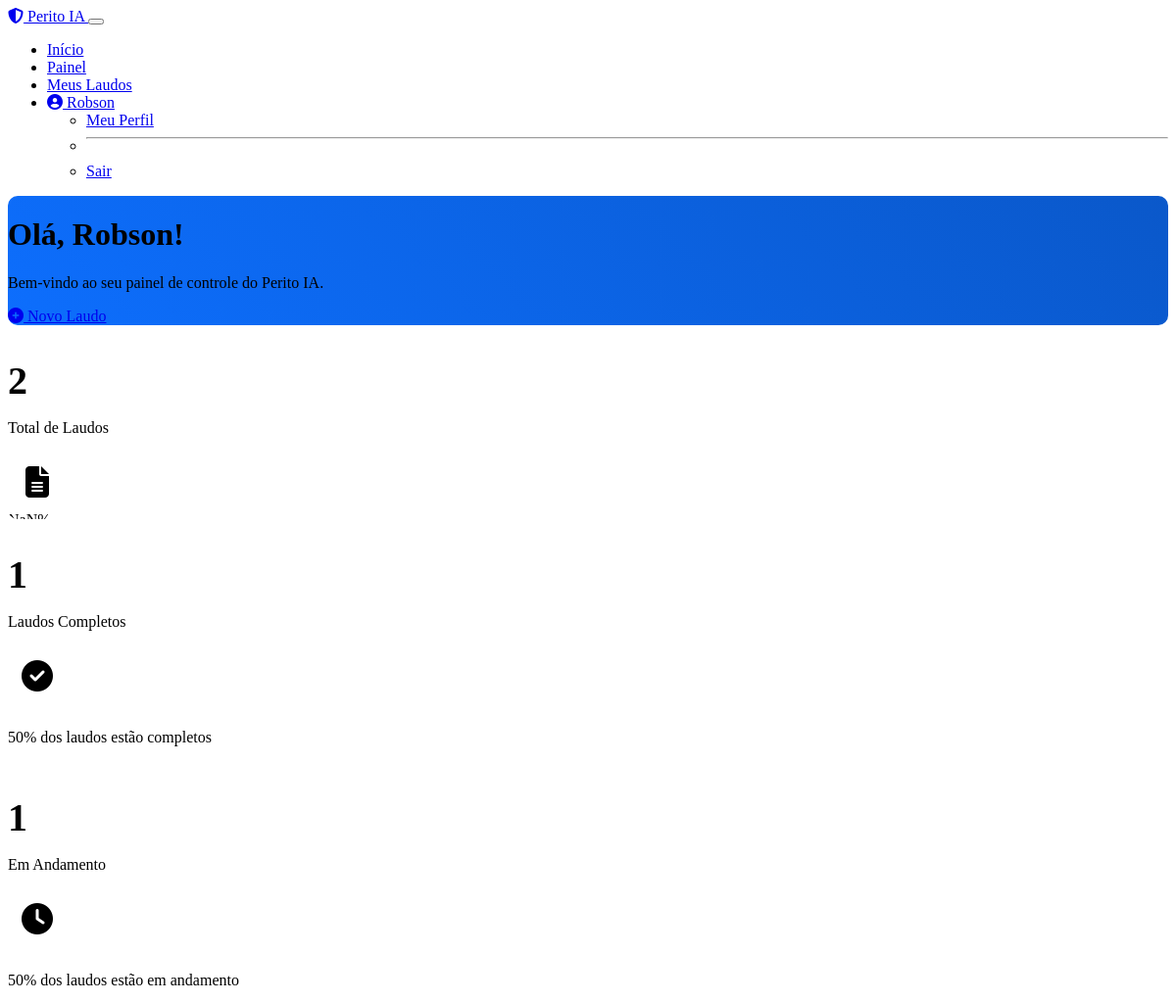
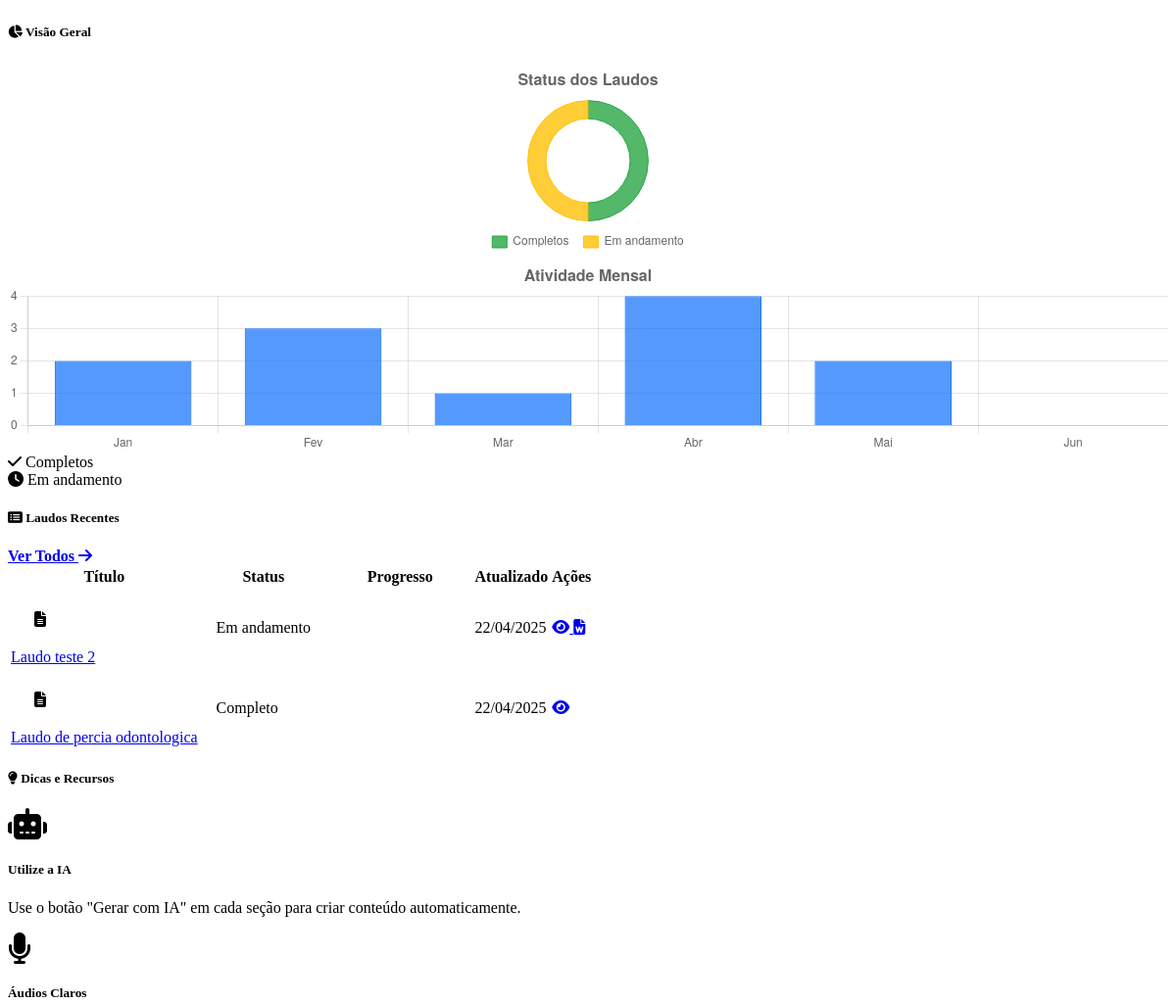
Page /dashboard (signed in, upper part) on the earlier database version (2 pictures, top to bottom).
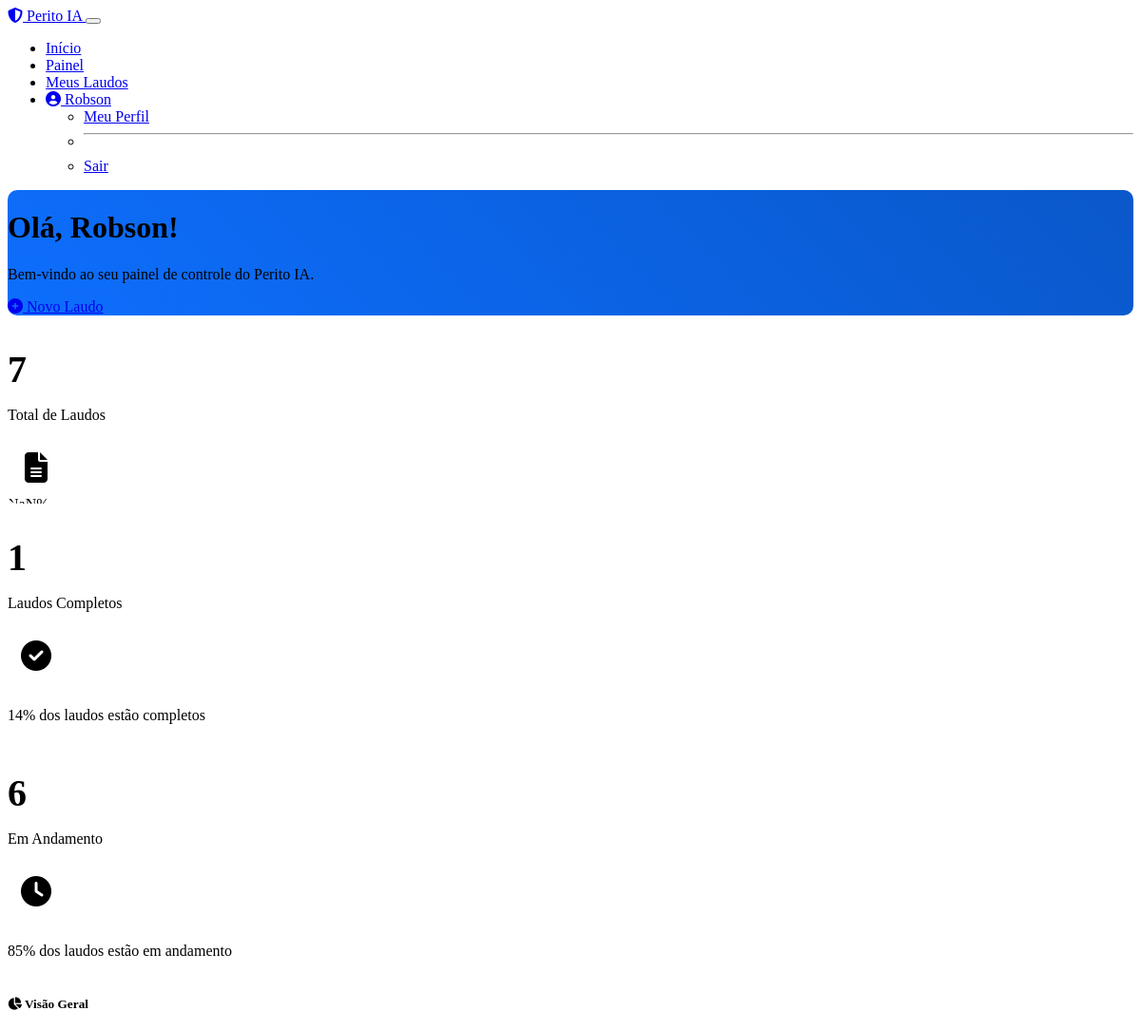
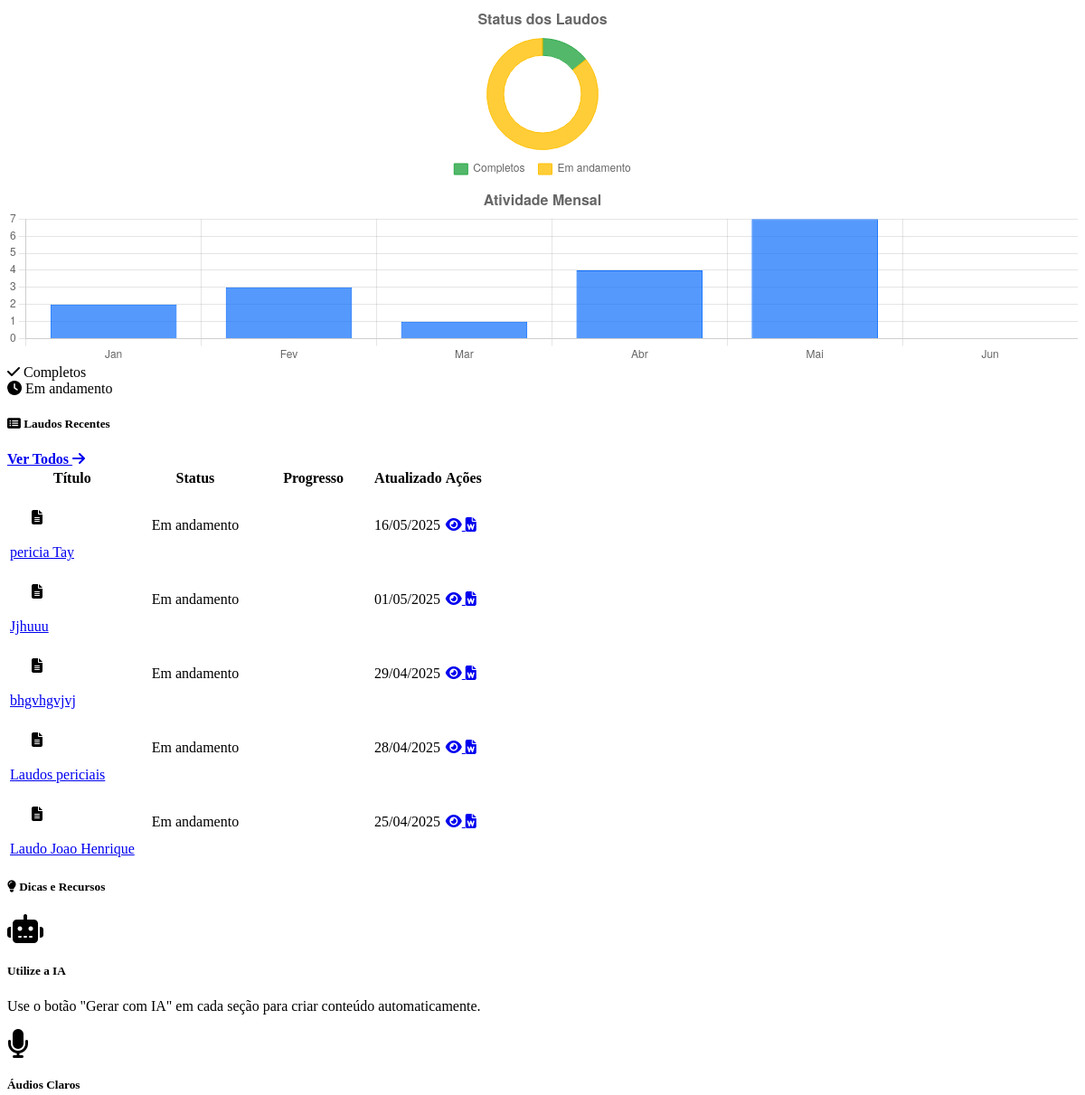
Same page on the later database version (2 pictures, top to bottom).
### models.py (models this page shows, shortened)
class Laudo(db.Model):
    id = db.Column(db.Integer, primary_key=True)
    title = db.Column(db.String(200), nullable=False)
    user_id = db.Column(db.Integer, db.ForeignKey('user.id'), nullable=False)
    created_at = db.Column(db.DateTime, default=datetime.utcnow)
    updated_at = db.Column(db.DateTime, default=datetime.utcnow, onupdate=datetime.utcnow)
    status = db.Column(db.String(20), default='incompleto')  # incompleto, completo
    current_stage = db.Column(db.String(50), default='inicio')  # para acompanhar o progresso
    secoes = db.relationship('LaudoSecao', backref='laudo', lazy='dynamic', cascade="all, delete-orphan")
    arquivos = db.relationship('Arquivo', backref='laudo', lazy='dynamic', cascade="all, delete-orphan")

### routes.py (the view)
@app.route('/dashboard')
@login_required
def dashboard():
    laudos = Laudo.query.filter_by(user_id=current_user.id).order_by(Laudo.updated_at.desc()).all()
    return render_template('dashboard.html', title='Painel do Perito', laudos=laudos)

### app.py (called while the page is built)
@login_manager.user_loader
def load_user(user_id):
    return db.session.get(User, int(user_id))

### templates/dashboard.html (shortened to what the changed rows need)
{% extends "layout.html" %}
{% block content %}
<div class="row mb-4">
    <div class="col-12">
        <div class="card bg-gradient-primary text-white shadow">
            <div class="card-body p-4">
                <div class="d-flex justify-content-between align-items-center">
                    <div>
                        <h1 class="display-5 fw-bold">Olá, {{ current_user.username }}!</h1>
                    </div>
                </div>
            </div>
        </div>
    </div>
</div>
<div class="row mb-4">
    <div class="col-lg-4 col-md-6 mb-4">
        <div class="card border-0 shadow h-100">
            <div class="card-body">
                <div class="d-flex align-items-center justify-content-between">
                    <div>
                        <h2 class="counter-value display-4 fw-bold text-primary">{{ laudos|length }}</h2>
                        <p class="mb-0 text-muted">Total de Laudos</p>
                    </div>
                </div>
            </div>
        </div>
    </div>
    <div class="col-lg-4 col-md-6 mb-4">
        <div class="card border-0 shadow h-100">
            <div class="card-body">
                <div class="d-flex align-items-center justify-content-between">
                    <div>
                        <h2 class="counter-value display-4 fw-bold text-success">{{ laudos|selectattr('status', 'eq', 'completo')|list|length }}</h2>
                    </div>
                    <div class="icon-box bg-success bg-opacity-10 rounded-circle p-3">
                    </div>
                </div>
                {% set completos = laudos|selectattr('status', 'eq', 'completo')|list|length %}
                {% set total = laudos|length %}
                {% if total > 0 %}
                    {% set porcentagem = (completos / total * 100)|int %}
                {% else %}
                    {% set porcentagem = 0 %}
                {% endif %}
                <div class="progress mt-3" style="height: 8px;">
                </div>
                <p class="text-muted small mt-2 mb-0">{{ porcentagem }}% dos laudos estão completos</p>
            </div>
        </div>
    </div>
    <div class="col-lg-4 col-md-6 mb-4">
        <div class="card border-0 shadow h-100">
            <div class="card-body">
                <div class="d-flex align-items-center justify-content-between">
                    <div>
                        <h2 class="counter-value display-4 fw-bold text-warning">{{ laudos|selectattr('status', 'eq', 'incompleto')|list|length }}</h2>
                        <p class="mb-0 text-muted">Em Andamento</p>
                    </div>
                    <div class="icon-box bg-warning bg-opacity-10 rounded-circle p-3">
                    </div>
                </div>
                {% set incompletos = laudos|selectattr('status', 'eq', 'incompleto')|list|length %}
                {% set total = laudos|length %}
                {% if total > 0 %}
                    {% set porcentagem = (incompletos / total * 100)|int %}
                {% else %}
                    {% set porcentagem = 0 %}
                {% endif %}
                <div class="progress mt-3" style="height: 8px;">
                </div>
                <p class="text-muted small mt-2 mb-0">{{ porcentagem }}% dos laudos estão em andamento</p>
            </div>
        </div>
    </div>
</div>
<div class="row">
    <div class="col-lg-5 mb-4">
        <div class="card shadow h-100">
            <div class="card-body">
                <div class="mb-4">
                    <canvas id="statusChart" height="200"></canvas>
                </div>
                <div class="mt-4">
                    <canvas id="activityChart" height="200"></canvas>
                </div>
            </div>
        </div>
    </div>
    <div class="col-lg-7 mb-4">
        <div class="card shadow h-100">
            <div class="card-body">
                {% if laudos %}
                    <div class="table-responsive">
                        <table class="table table-hover align-middle border-0">
                            <thead class="table-light">
                                <tr>
                                    <th>Título</th>
                                    <th>Status</th>
                                    <th>Progresso</th>
                                    <th>Atualizado</th>
                                    <th>Ações</th>
                                </tr>
                            </thead>
                            <tbody>
                                {% for laudo in laudos[:5] %}
                                    <tr>
                                        <td>
                                            <div class="d-flex align-items-center">
                                                <div class="icon-box rounded p-2 me-3
                                                    {% if laudo.status == 'completo' %}
                                                        bg-success bg-opacity-10
                                                    {% else %}
                                                        bg-warning bg-opacity-10
                                                    {% endif %}">
                                                    <i class="fas fa-file-alt
                                                        {% if laudo.status == 'completo' %}
                                                            text-success
                                                        {% else %}
                                                            text-warning
                                                        {% endif %}">
                                                    </i>
                                                </div>
                                                <div>
                                                    <a href="{{ url_for('laudo_view', laudo_id=laudo.id) }}" class="text-decoration-none fw-bold text-primary">
                                                        {{ laudo.title|truncate(30) }}
                                                    </a>
                                                </div>
                                            </div>
                                        </td>
                                        <td>
                                            {% if laudo.status == 'completo' %}
                                                <span class="badge bg-success rounded-pill">Completo</span>
                                            {% else %}
                                                <span class="badge bg-warning rounded-pill">Em andamento</span>
                                            {% endif %}
                                        </td>
                                        <td style="width: 25%;">
                                            <div class="progress" style="height: 6px;">
                                            </div>
                                        </td>
                                        <td>
                                            <span class="small text-muted">{{ laudo.updated_at.strftime('%d/%m/%Y') }}</span>
                                        </td>
                                        <td>
                                            <div class="btn-group" role="group">
                                                <a href="{{ url_for('laudo_view', laudo_id=laudo.id) }}" class="btn btn-sm btn-outline-primary" data-bs-toggle="tooltip" title="Visualizar">
                                                    <i class="fas fa-eye"></i>
                                                </a>
                                                {% if laudo.status == 'incompleto' %}
                                                    <a href="{{ url_for('gerar_relatorio', laudo_id=laudo.id) }}" class="btn btn-sm btn-outline-success" data-bs-toggle="tooltip" title="Gerar Relatório">
                                                        <i class="fas fa-file-word"></i>
                                                    </a>
                                                {% endif %}
                                            </div>
                                        </td>
                                    </tr>
                                {% endfor %}
                            </tbody>
                        </table>
                    </div>
                {% endif %}
            </div>
        </div>
    </div>
</div>
{% endblock %}

Differences in the rows shown:
no longer on this page (row unchanged): Laudo: title "Laudo teste 2", status "Em andamento", updated_at "22/04/2025"
no longer on this page (row unchanged): Laudo: title "Laudo de percia odontologica", status "Completo", updated_at "22/04/2025"
added Laudo: title "pericia Tay", status "Em andamento", updated_at "16/05/2025"
added Laudo: title "Jjhuuu", status "Em andamento", updated_at "01/05/2025"
added Laudo: title "bhgvhgvjvj", status "Em andamento", updated_at "29/04/2025"
added Laudo: title "Laudos periciais", status "Em andamento", updated_at "28/04/2025"
added Laudo: title "Laudo Joao Henrique", status "Em andamento", updated_at "25/04/2025"
Other differences:
{{ laudos|length }}: "2" → "7"
{{ porcentagem }}: "50" → "14"
{{ laudos|selectattr('status', 'eq', 'incompleto')|list|length }}: "1" → "6"
{{ porcentagem }}: "50" → "85"
chart data {{ laudos|selectattr('status', 'eq', 'incompleto')|list|length }}: 1 → 6
chart data {{ laudos|length }}: 2 → 7
